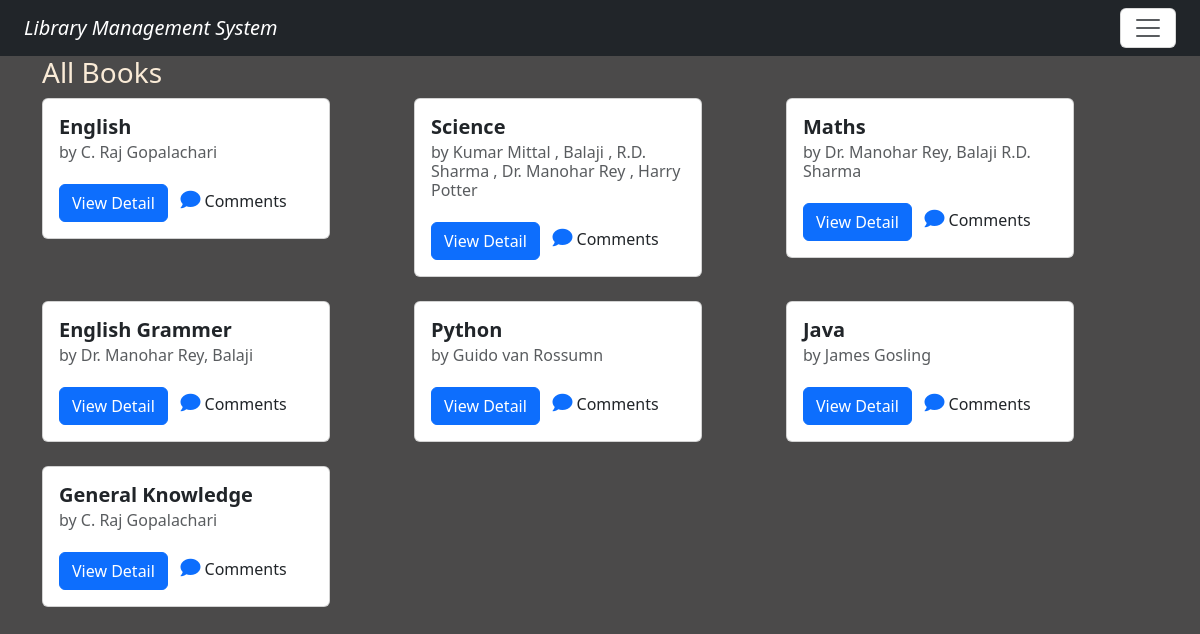
The page /search/ on the database as committed earlier.
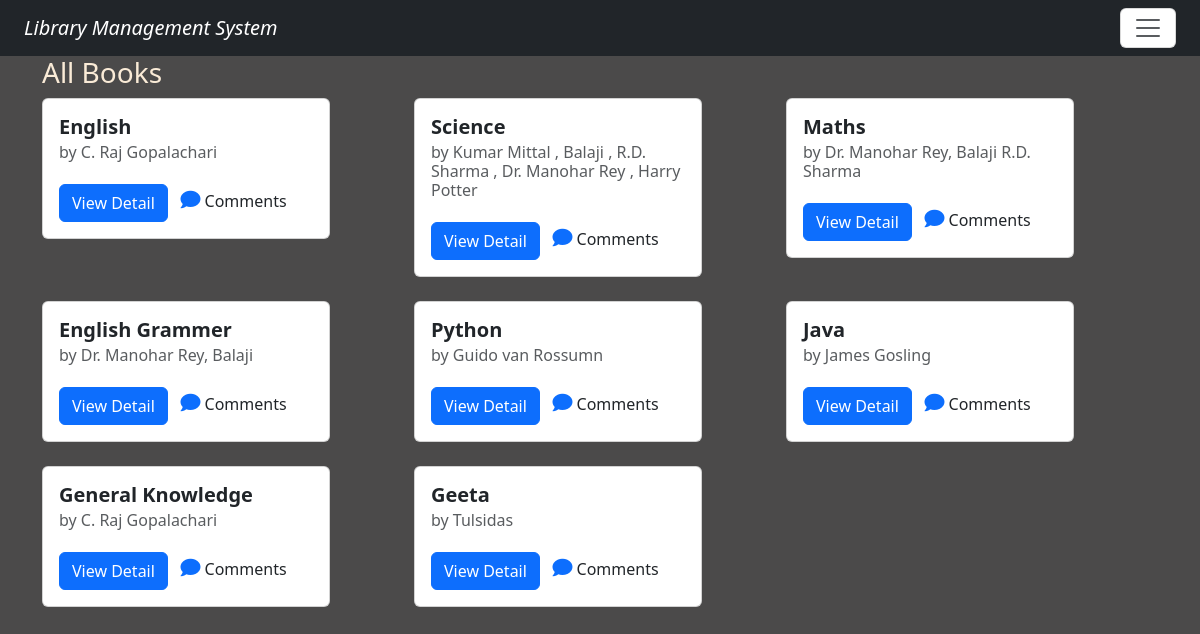
The same page on the database as committed later.
### library/models.py (models this page shows, shortened)
class Book(models.Model):
    book_name = models.CharField(max_length=100)
    authors = models.ManyToManyField(Author)
    publish_date = models.DateField(null=True, blank=True)
    book_rating = models.FloatField(validators=[MinValueValidator(0), MaxValueValidator(5)], default=0.0)
    available_copies = models.IntegerField(default=1)
    book_sr_no = models.CharField(max_length=10, unique=True)
    total_copies = models.PositiveBigIntegerField(default=1)
    status = models.CharField(max_length=10, default='available')

class Author(models.Model):
    author_name = models.CharField(max_length=100)

### library/views.py (the view)
# urls.py: path('search/', views.search_books, name='search_books'),
def search_books(request):
    query = request.GET.get('q', '')
    if query:
        books = Book.objects.filter(
            Q(book_name__icontains=query) |
            Q(authors__author_name__icontains=query) |
            Q(publish_date__icontains=query))
    else:
        books = Book.objects.all()
    return render(request, 'search_books.html', {'books': books, 'query': query})

### library/templates/search_books.html
{% extends 'base.html' %}
{% load static %}
{% block content %}
    <h3>All Books </h3>
    {% if books %}
        <div class="row">
            {% for book in books %}
                <div class="col-md-4 mb-4">
                    <div class="card" style="width: 18rem;">
                        <div class="card-body">
                            <h5 class="card-title"><strong>{{ book.book_name }}</strong></h5>
                            <h6 class="card-subtitle mb-2 text-body-secondary">by
                                {% for auth in book.authors.all %}
                                    {{ auth.author_name }}
                                {% endfor %}
                            </h6>
                            <a href="{% url 'book_detail' book.id %}" class="btn btn-primary">View Detail</a>
                            &nbsp;&nbsp;<a href="{% url 'comment' book.id %}"><i class="fa-solid fa-comment" style="font-size:20px; margin-top:20px;"></i></a>
                            Comments
                        </div>
                    </div>
                </div>
            {% endfor %}
        </div>
    {% else %}
        <p>No books found matching your search.</p>
    {% endif %}
{% endblock content %}

Rows that differ between the two databases and show on the page:
added Book: book_name "Geeta"
added Author: author_name "Tulsidas", shown under "Geeta"
